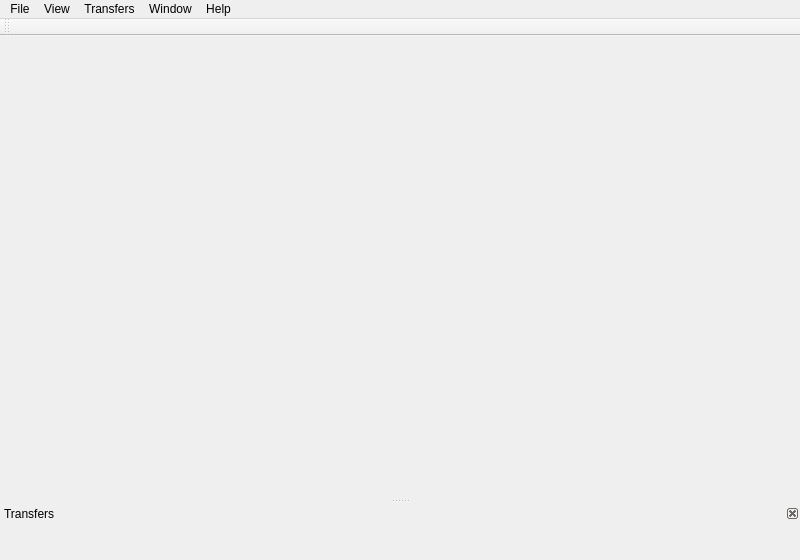
<ui version="4.0" >
 <class>MainWindow</class>
 <widget class="QMainWindow" name="MainWindow" >
  <property name="geometry" >
   <rect>
    <x>0</x>
    <y>0</y>
    <width>800</width>
    <height>560</height>
   </rect>
  </property>
  <property name="windowTitle" >
   <string>MainWindow</string>
  </property>
  <property name="unifiedTitleAndToolBarOnMac" >
   <bool>false</bool>
  </property>
  <widget class="QWidget" name="centralwidget" />
  <widget class="QMenuBar" name="menubar" >
   <property name="geometry" >
    <rect>
     <x>0</x>
     <y>0</y>
     <width>800</width>
     <height>29</height>
    </rect>
   </property>
   <widget class="QMenu" name="menuFiles" >
    <property name="title" >
     <string>File</string>
    </property>
    <addaction name="actionOpen_filelist" />
    <addaction name="actionOpen_own_filelist" />
    <addaction name="actionRefresh_own_filelist" />
    <addaction name="actionOpen_Downloads_Folder" />
    <addaction name="separator" />
    <addaction name="actionQuick_Connect" />
    <addaction name="actionFollow_last_redirect" />
    <addaction name="actionReconnect" />
    <addaction name="separator" />
    <addaction name="actionSettings" />
    <addaction name="actionGet_TTH_for_file" />
    <addaction name="separator" />
    <addaction name="actionExit" />
   </widget>
   <widget class="QMenu" name="menuView" >
    <property name="title" >
     <string>View</string>
    </property>
    <addaction name="actionPublic_Hubs" />
    <addaction name="actionFavorite_Hubs" />
    <addaction name="separator" />
    <addaction name="actionFavorite_Users" />
    <addaction name="actionIgnored_Users" />
    <addaction name="separator" />
    <addaction name="actionSearch" />
    <addaction name="actionADL_Search" />
    <addaction name="actionSearch_Spy" />
    <addaction name="separator" />
    <addaction name="actionSysLog" />
    <addaction name="actionNetStats" />
    <addaction name="actionIndexing_Progress" />
    <addaction name="actionNotePad" />
    <addaction name="separator" />
    <addaction name="actionStatusBar" />
   </widget>
   <widget class="QMenu" name="menuTransfers" >
    <property name="title" >
     <string>Transfers</string>
    </property>
    <addaction name="actionDownload_Queue" />
    <addaction name="actionFinished_downloads" />
    <addaction name="separator" />
    <addaction name="actionWaiting" />
    <addaction name="actionFinished_Uploads" />
   </widget>
   <widget class="QMenu" name="menuWindow" >
    <property name="title" >
     <string>Window</string>
    </property>
    <addaction name="actionClose_All_Hub_Windows" />
    <addaction name="actionClose_Disconnected_Hub_Windows" />
    <addaction name="actionClose_All_FileList_Windows" />
    <addaction name="actionClose_FileLists_Offline_Users" />
    <addaction name="actionClose_All_Private_Chat_Windows" />
    <addaction name="actionClose_Private_Chat_with_Offline_Users" />
    <addaction name="actionClose_All_Search_Windows" />
    <addaction name="actionClose_All" />
   </widget>
   <widget class="QMenu" name="menuHelp" >
    <property name="title" >
     <string>Help</string>
    </property>
    <addaction name="actionAbout" />
    <addaction name="separator" />
    <addaction name="actionDonate" />
    <addaction name="actionHomepage" />
    <addaction name="separator" />
    <addaction name="aboutqtact" />
   </widget>
   <addaction name="menuFiles" />
   <addaction name="menuView" />
   <addaction name="menuTransfers" />
   <addaction name="menuWindow" />
   <addaction name="menuHelp" />
  </widget>
  <widget class="QStatusBar" name="statusbar" >
   <property name="sizeGripEnabled" >
    <bool>false</bool>
   </property>
  </widget>
  <widget class="QDockWidget" name="TransDock" >
   <property name="features" >
    <set>QDockWidget::DockWidgetClosable|QDockWidget::DockWidgetMovable|QDockWidget::NoDockWidgetFeatures</set>
   </property>
   <property name="allowedAreas" >
    <set>Qt::BottomDockWidgetArea|Qt::NoDockWidgetArea|Qt::TopDockWidgetArea</set>
   </property>
   <property name="windowTitle" >
    <string>Transfers</string>
   </property>
   <attribute name="dockWidgetArea" >
    <number>8</number>
   </attribute>
   <widget class="QWidget" name="dockWidgetContents" >
    <property name="sizePolicy" >
     <sizepolicy vsizetype="Preferred" hsizetype="Preferred" >
      <horstretch>0</horstretch>
      <verstretch>0</verstretch>
     </sizepolicy>
    </property>
    <property name="autoFillBackground" >
     <bool>false</bool>
    </property>
    <layout class="QVBoxLayout" >
     <item>
      <widget class="TransferView" native="1" name="trans_view" />
     </item>
    </layout>
   </widget>
  </widget>
  <widget class="QToolBar" name="toolBar" >
   <property name="windowTitle" >
    <string>Main Bar</string>
   </property>
   <property name="toolButtonStyle" >
    <enum>Qt::ToolButtonTextOnly</enum>
   </property>
   <attribute name="toolBarArea" >
    <enum>TopToolBarArea</enum>
   </attribute>
   <attribute name="toolBarBreak" >
    <bool>false</bool>
   </attribute>
  </widget>
  <action name="actionExit" >
   <property name="text" >
    <string>Exit</string>
   </property>
   <property name="statusTip" >
    <string>Quit from StilDC++ application</string>
   </property>
   <property name="shortcut" >
    <string>Ctrl+X</string>
   </property>
   <property name="menuRole" >
    <enum>QAction::QuitRole</enum>
   </property>
  </action>
  <action name="actionAbout" >
   <property name="icon" >
    <iconset resource="../src/stildcpp.qrc" >:/images/icon_linux.png</iconset>
   </property>
   <property name="text" >
    <string>About</string>
   </property>
   <property name="menuRole" >
    <enum>QAction::AboutRole</enum>
   </property>
  </action>
  <action name="actionOpen_filelist" >
   <property name="icon" >
    <iconset resource="../src/stildcpp.qrc" >:/images/actions/open_filelist.png</iconset>
   </property>
   <property name="text" >
    <string>Open filelist</string>
   </property>
   <property name="statusTip" >
    <string>Open Your Own FileList</string>
   </property>
  </action>
  <action name="actionOpen_own_filelist" >
   <property name="text" >
    <string>Open own filelist</string>
   </property>
   <property name="statusTip" >
    <string>Open FileList From File...</string>
   </property>
  </action>
  <action name="actionRefresh_own_filelist" >
   <property name="text" >
    <string>Refresh own filelist</string>
   </property>
   <property name="statusTip" >
    <string>Refresh Your FileList</string>
   </property>
  </action>
  <action name="actionOpen_Downloads_Folder" >
   <property name="text" >
    <string>Open Downloads Folder</string>
   </property>
   <property name="statusTip" >
    <string>Open Downloads Folder in FileManager</string>
   </property>
  </action>
  <action name="actionQuick_Connect" >
   <property name="icon" >
    <iconset resource="../src/stildcpp.qrc" >:/images/actions/quick_connect.png</iconset>
   </property>
   <property name="text" >
    <string>Quick Connect</string>
   </property>
   <property name="statusTip" >
    <string>Quick Connect to Hub</string>
   </property>
   <property name="shortcut" >
    <string>Ctrl+Q</string>
   </property>
  </action>
  <action name="actionFollow_last_redirect" >
   <property name="icon" >
    <iconset resource="../src/stildcpp.qrc" >:/images/actions/redirect.png</iconset>
   </property>
   <property name="text" >
    <string>Follow last redirect</string>
   </property>
  </action>
  <action name="actionReconnect" >
   <property name="icon" >
    <iconset resource="../src/stildcpp.qrc" >:/images/actions/reconnect.png</iconset>
   </property>
   <property name="text" >
    <string>Reconnect</string>
   </property>
   <property name="statusTip" >
    <string>Reconnect to Hub</string>
   </property>
   <property name="shortcut" >
    <string>Ctrl+R</string>
   </property>
  </action>
  <action name="actionSettings" >
   <property name="icon" >
    <iconset resource="../src/stildcpp.qrc" >:/images/actions/preferences.png</iconset>
   </property>
   <property name="text" >
    <string>Settings</string>
   </property>
   <property name="statusTip" >
    <string>Configure StilDC++ client</string>
   </property>
   <property name="menuRole" >
    <enum>QAction::PreferencesRole</enum>
   </property>
  </action>
  <action name="actionGet_TTH_for_file" >
   <property name="icon" >
    <iconset resource="../src/stildcpp.qrc" >:/images/actions/get_tth_for_file.png</iconset>
   </property>
   <property name="text" >
    <string>Get TTH for file...</string>
   </property>
   <property name="statusTip" >
    <string>Calculate TTH for custom file...</string>
   </property>
  </action>
  <action name="actionPublic_Hubs" >
   <property name="icon" >
    <iconset resource="../src/stildcpp.qrc" >:/images/actions/public_hubs.png</iconset>
   </property>
   <property name="text" >
    <string>Public Hubs</string>
   </property>
  </action>
  <action name="actionFavorite_Hubs" >
   <property name="icon" >
    <iconset resource="../src/stildcpp.qrc" >:/images/actions/favorite_hubs.png</iconset>
   </property>
   <property name="text" >
    <string>Favorite Hubs</string>
   </property>
  </action>
  <action name="actionFavorite_Users" >
   <property name="icon" >
    <iconset resource="../src/stildcpp.qrc" >:/images/actions/favorite_users.png</iconset>
   </property>
   <property name="text" >
    <string>Favorite Users</string>
   </property>
  </action>
  <action name="actionIgnored_Users" >
   <property name="icon" >
    <iconset resource="../src/stildcpp.qrc" >:/images/actions/ignored_users.png</iconset>
   </property>
   <property name="text" >
    <string>Ignored Users</string>
   </property>
  </action>
  <action name="actionSearch" >
   <property name="icon" >
    <iconset resource="../src/stildcpp.qrc" >:/images/actions/search.png</iconset>
   </property>
   <property name="text" >
    <string>Search</string>
   </property>
  </action>
  <action name="actionADL_Search" >
   <property name="icon" >
    <iconset resource="../src/stildcpp.qrc" >:/images/actions/adlsearch.png</iconset>
   </property>
   <property name="text" >
    <string>ADL Search</string>
   </property>
  </action>
  <action name="actionSearch_Spy" >
   <property name="icon" >
    <iconset resource="../src/stildcpp.qrc" >:/images/actions/searchspy.png</iconset>
   </property>
   <property name="text" >
    <string>Search Spy</string>
   </property>
  </action>
  <action name="actionNotepad" >
   <property name="text" >
    <string>Notepad</string>
   </property>
  </action>
  <action name="actionIndexing_Progress" >
   <property name="icon" >
    <iconset resource="../src/stildcpp.qrc" >:/images/actions/indexing_progress.png</iconset>
   </property>
   <property name="text" >
    <string>Indexing Progress</string>
   </property>
  </action>
  <action name="actionStatusBar" >
   <property name="checkable" >
    <bool>true</bool>
   </property>
   <property name="checked" >
    <bool>true</bool>
   </property>
   <property name="text" >
    <string>StatusBar</string>
   </property>
   <property name="shortcut" >
    <string>Ctrl+1</string>
   </property>
  </action>
  <action name="actionDownload_Queue" >
   <property name="icon" >
    <iconset resource="../src/stildcpp.qrc" >:/images/actions/download_queue.png</iconset>
   </property>
   <property name="text" >
    <string>Download Queue</string>
   </property>
  </action>
  <action name="actionFinished_downloads" >
   <property name="icon" >
    <iconset resource="../src/stildcpp.qrc" >:/images/actions/finished_downloads.png</iconset>
   </property>
   <property name="text" >
    <string>Finished Downloads</string>
   </property>
  </action>
  <action name="actionFinished_Uploads" >
   <property name="icon" >
    <iconset resource="../src/stildcpp.qrc" >:/images/actions/finished_uploads.png</iconset>
   </property>
   <property name="text" >
    <string>Finished Uploads</string>
   </property>
  </action>
  <action name="actionHomepage" >
   <property name="text" >
    <string>Homepage</string>
   </property>
  </action>
  <action name="actionDonate" >
   <property name="text" >
    <string>Donate</string>
   </property>
  </action>
  <action name="aboutqtact" >
   <property name="text" >
    <string>About Qt</string>
   </property>
   <property name="menuRole" >
    <enum>QAction::AboutQtRole</enum>
   </property>
  </action>
  <action name="actionClose_All_Search_Windows" >
   <property name="text" >
    <string>Close All Search Windows</string>
   </property>
  </action>
  <action name="actionClose_All_Private_Chat_Windows" >
   <property name="text" >
    <string>Close All Private Chat Windows</string>
   </property>
  </action>
  <action name="actionClose_All_Hub_Windows" >
   <property name="text" >
    <string>Close All Hub Windows</string>
   </property>
  </action>
  <action name="actionClose_All" >
   <property name="text" >
    <string>Close All</string>
   </property>
  </action>
  <action name="actionClose_All_FileList_Windows" >
   <property name="text" >
    <string>Close All FileList Windows</string>
   </property>
  </action>
  <action name="actionClose_Disconnected_Hub_Windows" >
   <property name="text" >
    <string>Close Disconnected Hub Windows</string>
   </property>
  </action>
  <action name="actionClose_Private_Chat_with_Offline_Users" >
   <property name="text" >
    <string>Close Private Chat with Offline Users</string>
   </property>
  </action>
  <action name="actionClose_FileLists_Offline_Users" >
   <property name="text" >
    <string>Close FileLists Offline Users</string>
   </property>
  </action>
  <action name="actionNotePad" >
   <property name="icon" >
    <iconset resource="../src/stildcpp.qrc" >:/images/actions/notepad.png</iconset>
   </property>
   <property name="text" >
    <string>NotePad</string>
   </property>
   <property name="shortcut" >
    <string>Ctrl+N</string>
   </property>
  </action>
  <action name="actionSysLog" >
   <property name="icon" >
    <iconset resource="../src/stildcpp.qrc" >:/images/actions/system_log.png</iconset>
   </property>
   <property name="text" >
    <string>System Log</string>
   </property>
  </action>
  <action name="actionNetStats" >
   <property name="icon" >
    <iconset resource="../src/stildcpp.qrc" >:/images/actions/network_statistics.png</iconset>
   </property>
   <property name="text" >
    <string>Network Statistics</string>
   </property>
  </action>
  <action name="actionWaiting" >
   <property name="icon" >
    <iconset resource="../src/stildcpp.qrc" >:/images/actions/waiting_users.png</iconset>
   </property>
   <property name="text" >
    <string>Waiting Users</string>
   </property>
  </action>
 </widget>
 <customwidgets>
  <customwidget>
   <class>TransferView</class>
   <extends>QWidget</extends>
   <header>../src/widgets/stil_TransferView.h</header>
   <container>1</container>
  </customwidget>
 </customwidgets>
 <resources>
  <include location="../src/stildcpp.qrc" />
 </resources>
 <connections/>
</ui>
